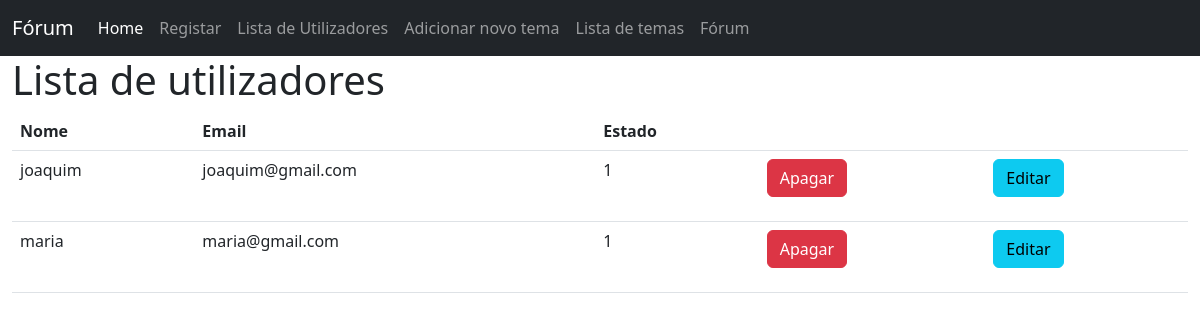
Page /utilizador/listar on the committed database.
### tables this page shows
CREATE TABLE utilizador(id integer primary key autoincrement, nome text, email text, palavra_passe text, estado integer);

### app.py (the view)
@app.route('/utilizador/listar')
def utilizador_listar():
    return utilizador.utilizador_listar()

### basedados.py (called while the page is built)
def DevolverSQL(sql,parametros=None):
    connection = sqlite3.connect(BD)
    connection.row_factory = sqlite3.Row  #isto é para devolver os nomes dos campos
    cursor_object = connection.cursor()
    if parametros==None:
        cursor_object.execute(sql)
    else:
        cursor_object.execute(sql,parametros)
    dados = cursor_object.fetchall()
    connection.close()
    return dados

### utilizador.py (called while the page is built)
def utilizador_listar():
    sql = "SELECT * FROM Utilizador"
    dados = DevolverSQL(sql)
    return render_template('utilizador/listar.html',registos=dados)

### templates/utilizador/listar.html (shortened to what this page needs)
<html lang="en">
<head>
    <link href="https://cdn.jsdelivr.net/npm/bootstrap@5.3.0-alpha1/dist/css/bootstrap.min.css" rel="stylesheet">
</head>
<body>
    <nav class="navbar navbar-expand navbar-dark bg-dark" aria-label="Second navbar example">
        <div class="container-fluid">
          <a class="navbar-brand" href="#">Fórum</a>
          <div class="collapse navbar-collapse" id="navbarsExample02">
            <ul class="navbar-nav me-auto">
              <li class="nav-item">
                <a class="nav-link active" aria-current="page" href="/">Home</a>
              </li>
              <li class="nav-item">
                <a class="nav-link" href="/utilizador/registar">Registar</a>
              </li>
              <li class="nav-item">
                <a class="nav-link" href="/utilizador/listar">Lista de Utilizadores</a>
              </li>
              <li class="nav-item">
                <a class="nav-link" href="/tema/adicionar">Adicionar novo tema</a>
              </li>
              <li class="nav-item">
                <a class="nav-link" href="/tema/listar">Lista de temas</a>
              </li>
              <li class="nav-item">
                <a class="nav-link" href="/forum">Fórum</a>
              </li>
            </ul>
          </div>
        </div>
      </nav>
  <div class="container-fluid">
    <h1>Lista de utilizadores</h1>
    <table class="table">
        <tr>
            <th>Nome</th>
            <th>Email</th>
            <th>Estado</th>
            <th colspan="2"></th>
        </tr>
        {% for registo in registos %}
        <tr>
            <td>{{ registo["nome"] }}</td>
            <td>{{ registo["email"] }}</td>
            <td>{{ registo["estado"] }}</td>
            <td>
                <form method="post" action="/utilizador/apagar">
                    <input class="btn btn-danger" type="submit" value="Apagar">
                </form>
            </td>
            <td>
                <form method="post" action="/utilizador/editar">
                    <input class="btn btn-info" type="submit" value="Editar">
                </form>
            </td>
        </tr>
        {% endfor %}
    </table>
  </div>
</body>
</html>

### rows in the picture
utilizador: nome "joaquim", email "joaquim@gmail.com", estado "1"
utilizador: nome "maria", email "maria@gmail.com", estado "1"
